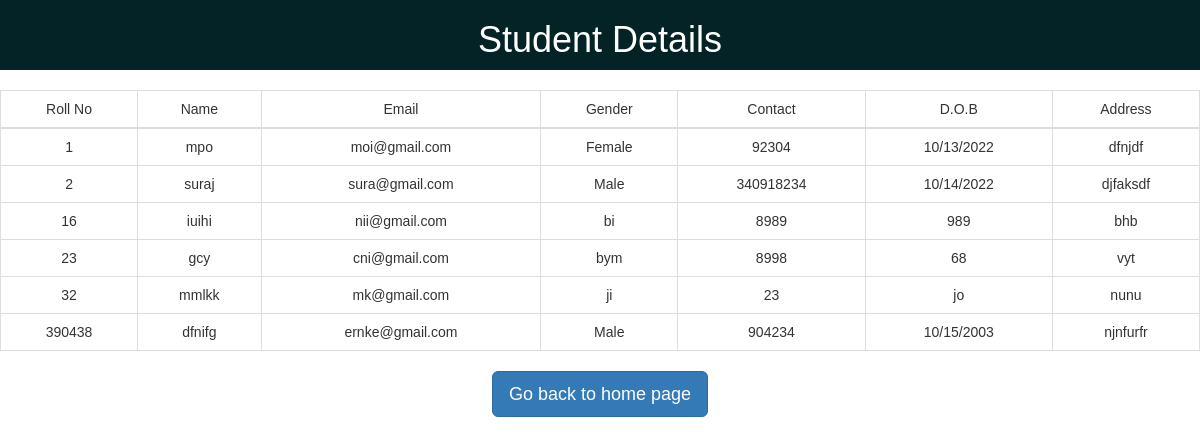
Page /student_info on the committed database.
### tables this page shows
CREATE TABLE "Student_Info" (
	"roll"	INTEGER NOT NULL UNIQUE,
	"name"	NUMERIC NOT NULL,
	"email"	TEXT NOT NULL UNIQUE,
	"gender"	TEXT NOT NULL,
	"contact"	TEXT NOT NULL UNIQUE,
	"dob"	TEXT NOT NULL,
	"address"	TEXT NOT NULL,
	PRIMARY KEY("roll")
);

### application.py (the view)
@app.route("/student_info")
def student_info():
    connection = sqlite3.connect("student_detials.db")
    connection.row_factory = sqlite3.Row
    cursor = connection.cursor()
    cursor.execute("select * from Student_Info")
    rows = cursor.fetchall()
    return render_template("student_info.html",rows = rows)

### application.py (called while the page is built)
@app.before_request
def before_request():
    if 'userid' in session:
        for data in users:
            if data.id==session['userid']:
                g.user=data

### Templates/student_info.html (shortened to what this page needs)
<!DOCTYPE html>
 <html>
 <head>
   <link rel="stylesheet" href="{{url_for('static',filename='css/bootstrap.min.css')}}">
 </head>
 <body>
  <nav class="row" style="background: #042326; color: white;">
    <div align="center"><h1 class=" text-center">Student  Details</h1></div>
  </nav>
 <br>
 <table class="table table-responsive table-bordered border-dark " >
<div class="font-weight-bolder">
 <thead >
 <td>Roll No</td>
 <td>Name</td>
 <td>Email</td>
 <td>Gender</td>
 <td>Contact</td>
 <td>D.O.B</td>
 <td>Address</td>
 </thead>
</div>
 {% for row in rows %}
 <tr>
 <td>{{row["roll"]}}</td>
 <td>{{row["name"]}}</td>
 <td>{{row["email"]}}</td>
 <td>{{row["gender"]}}</td>
 <td>{{row["contact"]}}</td>
 <td>{{row["dob"]}}</td>
 <td>{{row["address"]}}</td>
 </tr>
 {% endfor %}
 </table>
 <a href="/home" class="btn btn-primary btn-lg">Go back to home page</a>
 </body>
 </html>

### Templates/student_info.html (style rules this page uses)
body { background-position:'center'; text-align: center; font-family: sans-serif; background-color:white; }

### rows in the picture
Student_Info: roll "1", name "mpo", email "moi@gmail.com", gender "Female", contact "92304", dob "10/13/2022", address "dfnjdf"
Student_Info: roll "2", name "suraj", email "sura@gmail.com", gender "Male", contact "340918234", dob "10/14/2022", address "djfaksdf"
Student_Info: roll "16", name "iuihi", email "nii@gmail.com", gender "bi", contact "8989", dob "989", address "bhb"
Student_Info: roll "23", name "gcy", email "cni@gmail.com", gender "bym", contact "8998", dob "68", address "vyt"
Student_Info: roll "32", name "mmlkk", email "mk@gmail.com", gender "ji", contact "23", dob "jo", address "nunu"
Student_Info: roll "390438", name "dfnifg", email "ernke@gmail.com", gender "Male", contact "904234", dob "10/15/2003", address "njnfurfr"
